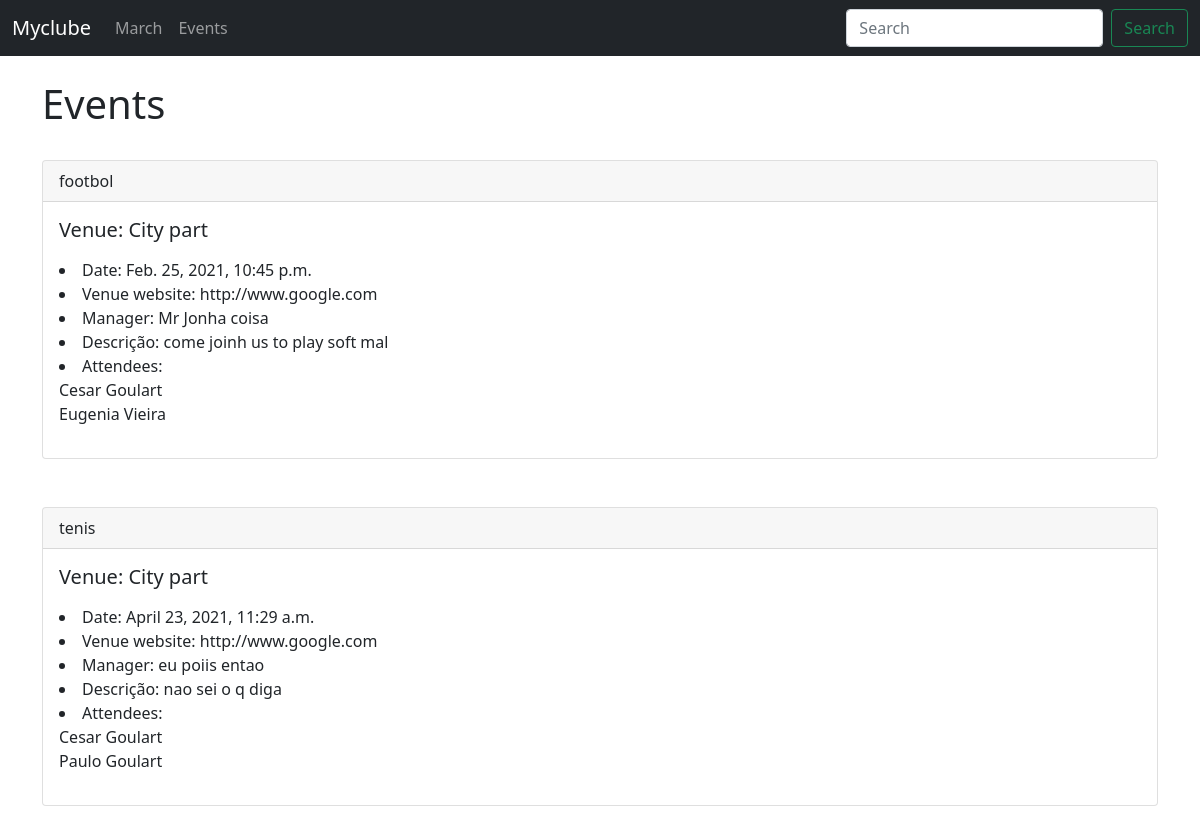
The app's page /events with its own data.
### events/models.py (models this page shows)
class Event(models.Model):
    name = models.CharField('Event Name', max_length=120)
    event_date = models.DateTimeField('Event Date')
    venue = models.ForeignKey(
        Venue, blank=True, null=True, on_delete=models.CASCADE)
    manage_event = models.CharField(max_length=60)
    description = models.TextField(blank=True)
    attendees = models.ManyToManyField(MyClubUser, blank=True)
    def __str__(self):
        return self.name

class Venue(models.Model):
    name = models.CharField('Venue Name', max_length=120)
    adress = models.CharField(max_length=300)
    zip_code = models.CharField('Zip Code', max_length=15)
    phone = models.CharField('Contact Phone', max_length=25)
    web = models.URLField('Website Adress')
    email_adress = models.EmailField('Email Adress')
    def __str__(self):
        return self.name

class MyClubUser(models.Model):
    first_name = models.CharField(max_length=30)
    last_name = models.CharField(max_length=30)
    email = models.EmailField('User Email')
    def __str__(self):
        return self.first_name + ' ' + self.last_name

### events/views.py (the view)
# urls.py: path('events', views.all_events, name="list-events"),
def all_events(request):
    event_list = Event.objects.all()
    return render(request, 'events/event_list.html', {'event_list': event_list})

### events/templates/events/event_list.html
{% extends 'events/base.html' %} {% block content %}
<h1>Events</h1>
<br />
{% for event in event_list %}
<div class="card">
  <div class="card-header">
    {{ event}}
  </div>
  <div class="card-body">
    <h5 class="card-title">Venue: {{ event.venue}}</h5>
    <p class="card-text">
  <li>Date: {{ event.event_date}}</li>
  <li>Venue website: {{ event.venue.web }}</li>
  <li>Manager: {{ event.manage_event }}</li>
  <li>Descrição: {{ event.description }}</li>
  <li>
    Attendees: <br />
    {% for user in event.attendees.all %}
    {{ user }}
    <br />
    {% endfor %}
  </li>
    </p>
  </div>
</div>
<br /> <br/>
{% endfor %} {% endblock %}

### events/templates/events/base.html (shortened to what this page needs)
<!DOCTYPE html>
<html lang="en">
  <head>
    <link
      href="https://cdn.jsdelivr.net/npm/bootstrap@5.0.0-beta2/dist/css/bootstrap.min.css"
      rel="stylesheet"
    />
  </head>
  <body>
    {% include 'events/navebar.html' %}
    <br />
    <div class="container">{% block content %} {% endblock %}</div>
  </body>
</html>

### events/templates/events/navebar.html (shortened to what this page needs)
<nav class="navbar navbar-expand-lg navbar-dark bg-dark">
  <div class="container-fluid">
    <a class="navbar-brand" href="{% url 'home' %}">Myclube</a>
    <div class="collapse navbar-collapse" id="navbarSupportedContent">
      <ul class="navbar-nav me-auto mb-2 mb-lg-0">
        <li class="nav-item">
          <a class="nav-link" href="{% url 'home' '2021' 'March' %}">March</a>
        </li>
        <li class="nav-item">
          <a class="nav-link" href="{% url 'list-events'%}">Events</a>
        </li>
      </ul>
      <form class="d-flex">
        <input
          class="form-control me-2"
          type="search"
          placeholder="Search"
          aria-label="Search"
        />
        <button class="btn btn-outline-success" type="submit">Search</button>
      </form>
    </div>
  </div>
</nav>

### records on screen
Event: name "footbol", venue "City part", event_date "Feb. 25, 2021, 10:45 p.m.", venue.web "http://www.google.com", manage_event "Mr Jonha coisa", description "come joinh us to play soft mal"
MyClubUser: first_name+last_name "Cesar Goulart"
MyClubUser: first_name+last_name "Eugenia Vieira"
Event: name "tenis", venue "City part", event_date "April 23, 2021, 11:29 a.m.", venue.web "http://www.google.com", manage_event "eu poiis entao", description "nao sei o q diga"
MyClubUser: first_name+last_name "Paulo Goulart"
